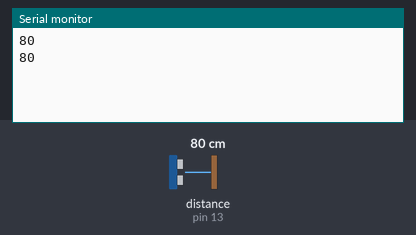
Bench run of a sketch on a simulated Arduino Uno, built with avr-gcc and run on an emulated ATmega328P. On the bench: the last lines printed to the serial monitor. Inputs (shaded band) come from the test bench; at power-on: distance to the obstacle (sensor on pin 13) 80 cm. The echo pulse lasts 58.3 µs per cm.

Above: at 1.8 s.
1.9 s: distance to the obstacle (sensor on pin 13) set to 2 cm
At 2.5 s:
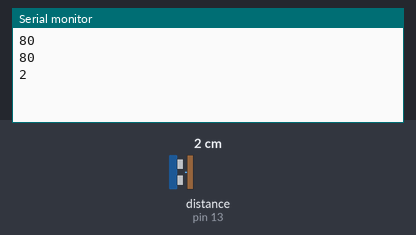
3.4 s: distance to the obstacle (sensor on pin 13) set to 4 cm
At 4.8 s:
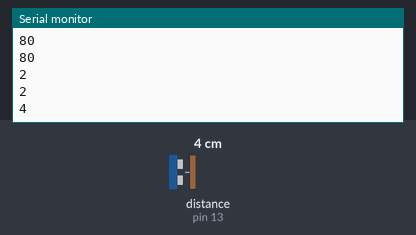
Timing chart, 0 to 6.4 s (numbered marks = the images above; inputs shaded):
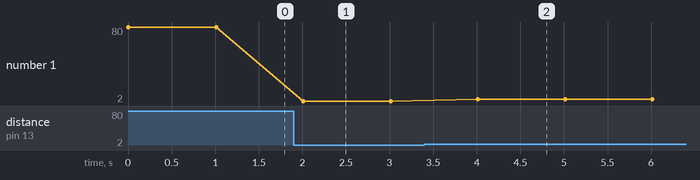

Measured:
- after the input at 1.9 s, the serial monitor: prints a new line after 0.11 s (image 1)
- after the input at 3.4 s, the serial monitor: prints a new line after 0.61 s (image 2)
- plotted number 1: 80 → 2 after the input at 1.9 s, 2 → 4 after the input at 3.4 s

The sketch:

codigo-arduino.ino
```cpp
#include "Ultrasonic.h"

const int PINO_TRIGGER = 12;
const int PINO_ECHO = 13;

Ultrasonic sensor(PINO_TRIGGER, PINO_ECHO);

void setup() {
  Serial.begin(9600);

}

void loop() {
  Serial.print("");
  Serial.print(sensor.distanceRead());
  Serial.println("");

  delay(1000);
}
```
